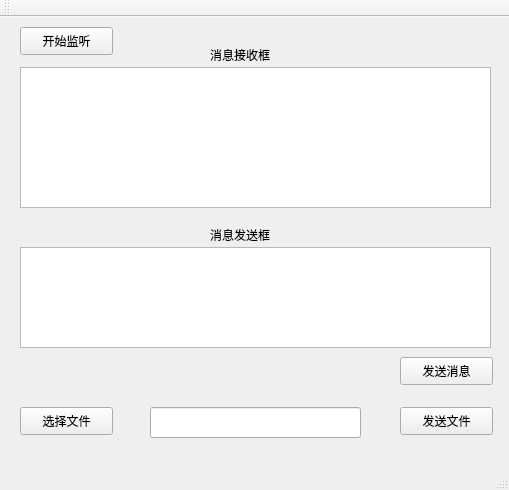
<?xml version="1.0" encoding="UTF-8"?>
<ui version="4.0">
 <class>MainWindow</class>
 <widget class="QMainWindow" name="MainWindow">
  <property name="enabled">
   <bool>true</bool>
  </property>
  <property name="geometry">
   <rect>
    <x>0</x>
    <y>0</y>
    <width>509</width>
    <height>490</height>
   </rect>
  </property>
  <property name="windowTitle">
   <string>Server</string>
  </property>
  <widget class="QWidget" name="centralWidget">
   <widget class="QTextEdit" name="textEdit">
    <property name="geometry">
     <rect>
      <x>20</x>
      <y>50</y>
      <width>471</width>
      <height>141</height>
     </rect>
    </property>
    <property name="readOnly">
     <bool>true</bool>
    </property>
   </widget>
   <widget class="QPushButton" name="pushButton">
    <property name="geometry">
     <rect>
      <x>20</x>
      <y>10</y>
      <width>93</width>
      <height>28</height>
     </rect>
    </property>
    <property name="text">
     <string>开始监听</string>
    </property>
   </widget>
   <widget class="QLabel" name="label">
    <property name="geometry">
     <rect>
      <x>210</x>
      <y>30</y>
      <width>91</width>
      <height>16</height>
     </rect>
    </property>
    <property name="text">
     <string>消息接收框</string>
    </property>
   </widget>
   <widget class="QTextEdit" name="textEdit_2">
    <property name="geometry">
     <rect>
      <x>20</x>
      <y>230</y>
      <width>471</width>
      <height>101</height>
     </rect>
    </property>
   </widget>
   <widget class="QLabel" name="label_2">
    <property name="geometry">
     <rect>
      <x>210</x>
      <y>210</y>
      <width>81</width>
      <height>16</height>
     </rect>
    </property>
    <property name="text">
     <string>消息发送框</string>
    </property>
   </widget>
   <widget class="QPushButton" name="pushButton_2">
    <property name="geometry">
     <rect>
      <x>400</x>
      <y>340</y>
      <width>93</width>
      <height>28</height>
     </rect>
    </property>
    <property name="text">
     <string>发送消息</string>
    </property>
   </widget>
   <widget class="QPushButton" name="pushButton_3">
    <property name="geometry">
     <rect>
      <x>20</x>
      <y>390</y>
      <width>93</width>
      <height>28</height>
     </rect>
    </property>
    <property name="text">
     <string>选择文件</string>
    </property>
   </widget>
   <widget class="QLineEdit" name="lineEdit">
    <property name="geometry">
     <rect>
      <x>150</x>
      <y>390</y>
      <width>211</width>
      <height>31</height>
     </rect>
    </property>
    <property name="readOnly">
     <bool>true</bool>
    </property>
   </widget>
   <widget class="QPushButton" name="pushButton_4">
    <property name="geometry">
     <rect>
      <x>400</x>
      <y>390</y>
      <width>93</width>
      <height>28</height>
     </rect>
    </property>
    <property name="text">
     <string>发送文件</string>
    </property>
   </widget>
  </widget>
  <widget class="QMenuBar" name="menuBar">
   <property name="geometry">
    <rect>
     <x>0</x>
     <y>0</y>
     <width>509</width>
     <height>26</height>
    </rect>
   </property>
  </widget>
  <widget class="QToolBar" name="mainToolBar">
   <attribute name="toolBarArea">
    <enum>TopToolBarArea</enum>
   </attribute>
   <attribute name="toolBarBreak">
    <bool>false</bool>
   </attribute>
  </widget>
  <widget class="QStatusBar" name="statusBar"/>
 </widget>
 <layoutdefault spacing="6" margin="11"/>
 <resources/>
 <connections/>
</ui>
